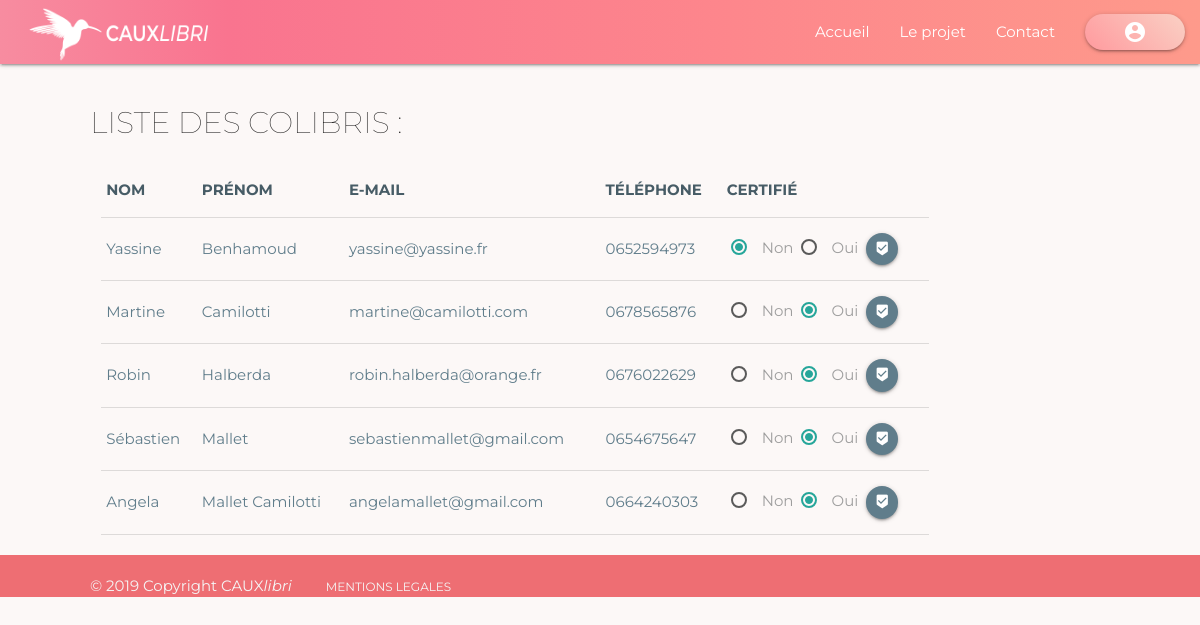
Page /liste-users.php on the committed database.
### tables this page shows
CREATE TABLE `fluo_users` (
  `id_users` int(11) NOT NULL,
  `firstName` varchar(50) NOT NULL,
  `lastName` varchar(50) NOT NULL,
  `email` varchar(50) NOT NULL,
  `password` varchar(255) NOT NULL,
  `address` varchar(150) DEFAULT NULL,
  `tel` varchar(15) NOT NULL,
  `certified` tinyint(4) NOT NULL,
  `id_user_type` int(11) NOT NULL
);

### controllers/controllerListAllUsers.php (called while the page is built, shortened)
<?php
require_once 'models/modelDatabase.php';
require_once 'models/modelUsers.php';
$listUsersObj = new users();
   $listUsersArray = $listUsersObj->listAllUsers();

### models/modelDatabase.php (called while the page is built, shortened)
<?php
class database {
    public function __construct(){
        try {
            $this->database = new PDO('mysql:host=localhost;dbname=fluo_colibri;charset=utf8', 'pda', 'pda', array(PDO::ATTR_ERRMODE => PDO::ERRMODE_WARNING));
        } catch (Exception $error) {
            die('Erreur de connexion ' . $error->getMessage());
        }
    }
}
?>

### models/modelUsers.php (called while the page is built, shortened)
<?php
class users extends database
{
    public function listAllUsers()
    {
        $queryResult = $this->database->query('SELECT * FROM fluo_users ORDER BY lastName');
        $allUsersData = $queryResult->fetchAll(PDO::FETCH_OBJ);
        return $allUsersData;
    }
}

### liste-users.php (the view, shortened to what this page needs)
<?php
require_once 'controllers/controllerListAllUsers.php';
?>
<!DOCTYPE html>
<html lang="fr">
<head>
    <link rel="stylesheet" href="https://cdnjs.cloudflare.com/ajax/libs/materialize/1.0.0/css/materialize.min.css">
    <link rel="stylesheet" href="animate.min.css">
    <link rel="stylesheet" href="assets/css/style.css" />
</head>
<body>
    <header>
        <?php include 'nav.php'; ?>
    </header>
    <div class="container">
        <div class="row">
            <h1>Liste des colibris : </h1>
            <div class="col s12 m6 l10">
                <table class="responsive-table">
                    <thead class="blue-grey-text text-blue-grey darken-3">
                        <tr>
                            <th>NOM</th>
                            <th>PRÉNOM</th>
                            <th>E-MAIL</th>
                            <th>TÉLÉPHONE</th>
                            <th>CERTIFIÉ</th>
                        </tr>
                    </thead>
                    <tbody class="highlight blue-grey-text text-blue-grey darken-3">
                        <?php
                    foreach ($listUsersArray as $usersList) {
                        ?>
                        <tr>
                            <td><?=$usersList->firstName; ?></td>
                            <td><?=$usersList->lastName; ?></td>
                            <td><?=$usersList->email; ?></td>
                            <td><?=$usersList->tel; ?></td>
                            <td id="certifiedListeUsers">
                                <form method="POST" action="">
                                    <label>
                                        <span>Non</span>
                                    </label>
                                    <label>
                                        <span>Oui</span>
                                    </label>
                                    <button class="btn-floating btn-small waves-effect waves-light white-text blue-grey"
                                        type="submit" name="certifiedStatut" value="<?=$usersList->id_users; ?>"><i
                                            class="material-icons">beenhere</i></button>
                                </form>
                            </td>
                        </tr>
                        <?php
                    }
                    ?>
                    </tbody>
                </table>
            </div>
        </div>
    </div>
    <?php include 'footer.php'; ?>
</body>
</html>

### assets/css/style.css (style rules this page uses)
body { font-family: 'Montserrat', sans-serif; background-color: #fcf8f7; }
img, table, td, blockquote, code, pre, textarea, input, iframe, object, embed, video { max-width: 100%; }
#certifiedListeUsers { background-image: unset; }
h1 { text-transform: uppercase; font-weight: 100; font-size: 2em; }
button { padding: 0px; }
th { color: rgb(71, 92, 102); }
.btn-floating.btn-small { margin-left: .3rem; }
.btn-small i { font-size: 1rem; margin-left: 1re; }
@media only screen and (min-width: 993px) { .container { width: 85%; } }

### rows in the picture
fluo_users: firstName "Yassine", lastName "Benhamoud", email "yassine@yassine.fr", tel "0652594973", $usersList->id_users 8 (drawn)
fluo_users: firstName "Martine", lastName "Camilotti", email "martine@camilotti.com", tel "0678565876", $usersList->id_users 7 (drawn)
fluo_users: firstName "Robin", lastName "Halberda", email "robin.halberda@orange.fr", tel "0676022629", $usersList->id_users 54 (drawn)
fluo_users: firstName "Sébastien", lastName "Mallet", email "sebastienmallet@gmail.com", tel "0654675647", $usersList->id_users 5 (drawn)
fluo_users: firstName "Angela", lastName "Mallet Camilotti", email "angelamallet@gmail.com", tel "0664240303", $usersList->id_users 3 (drawn)
